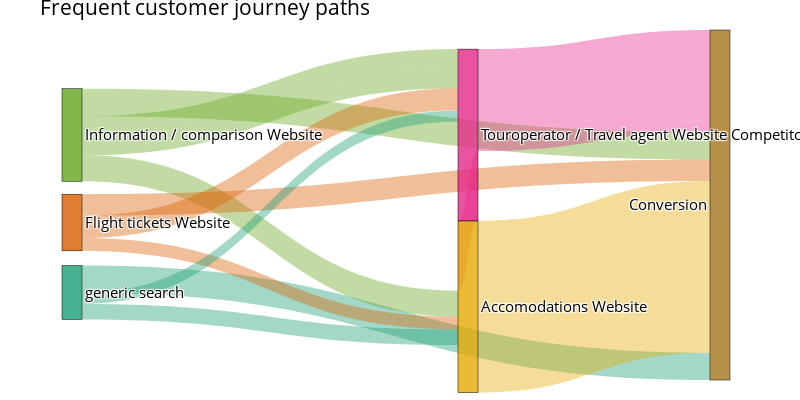

Notebook code cell kept with this figure:
### Markdown cell above
We can now create the Sankey diagram as follows using [Plotly](https://plotly.com/python/) as a data visualization library.

### Code cell
# Extract distinct touch points from data frame with itemsets
unique_touch_points = set(event for seq in itemset_df["items"] for event in seq)

# Create a node dictionary
node_dict = {event: idx for idx, event in enumerate(unique_touch_points)}

# Prepare source and target nodes
sources = []
targets = []
for seq in itemset_df["items"]:
    if len(seq) > 1:
        for i in range(len(seq) - 1):
            sources.append(node_dict[seq[i]])
            targets.append(node_dict[seq[i + 1]])

# Create Sankey diagram
fig = go.Figure(
    go.Sankey(
        arrangement="snap",
        # configure the node properties
        node=dict(
            x=[1.0, 0.9, 0.1, 0.65, 0.1, 0.1],
            y=[0.5, 0.0, 0.3, 0.3, 0.55, 0.75],
            pad=0,
            thickness=20,
            line=dict(color="black", width=0.5),
            label=[lookup_dict[i] for i in list(unique_touch_points)],
            color=palette,

        ),
        # configure the link properties
        link=dict(
            source=sources,
            target=targets,
            value=journeys_df["freq"],
            color=[palette_opacity[s] for s in sources],
            label=[f"{p:.2f}%" for p in journeys_df["proportion"]],
            hovertemplate=[lookup_dict[i] for i in list(unique_touch_points)]
        ),
    )
)

fig.update_layout(
    title_text="Frequent customer journey paths",
    autosize=False,
    width=800,
    hovermode="x",
    font=dict(size=15, color="black"),
    height=400,
    margin={"t": 30, "b": 20, "l": 0},
)

fig.show()

### Figure 1 — Plotly figure (JSON) as saved in the notebook; plotly's stock layout.template omitted (floating-point values rounded to 4 significant figures)
{"data": [{"arrangement": "snap", "link": {"color": ["rgba(230, 171, 2, 0.4)", "rgba(231, 41, 138, 0.4)", "rgba(231, 41, 138, 0.4)", "rgba(230, 171, 2, 0.4)", "rgba(102, 166, 30, 0.4)", "rgba(27, 158, 119, 0.4)", "rgba(102, 166, 30, 0.4)", "rgba(230, 171, 2, 0.4)", "rgba(217, 95, 2, 0.4)", "rgba(102, 166, 30, 0.4)", "rgba(231, 41, 138, 0.4)", "rgba(102, 166, 30, 0.4)", "rgba(231, 41, 138, 0.4)", "rgba(230, 171, 2, 0.4)", "rgba(27, 158, 119, 0.4)", "rgba(230, 171, 2, 0.4)", "rgba(217, 95, 2, 0.4)", "rgba(230, 171, 2, 0.4)", "rgba(217, 95, 2, 0.4)", "rgba(231, 41, 138, 0.4)", "rgba(27, 158, 119, 0.4)", "rgba(231, 41, 138, 0.4)", "rgba(217, 95, 2, 0.4)", "rgba(231, 41, 138, 0.4)", "rgba(230, 171, 2, 0.4)", "rgba(27, 158, 119, 0.4)", "rgba(231, 41, 138, 0.4)", "rgba(230, 171, 2, 0.4)", "rgba(27, 158, 119, 0.4)", "rgba(102, 166, 30, 0.4)", "rgba(217, 95, 2, 0.4)", "rgba(102, 166, 30, 0.4)", "rgba(27, 158, 119, 0.4)", "rgba(102, 166, 30, 0.4)", "rgba(230, 171, 2, 0.4)", "rgba(27, 158, 119, 0.4)", "rgba(102, 166, 30, 0.4)", "rgba(231, 41, 138, 0.4)", "rgba(217, 95, 2, 0.4)", "rgba(102, 166, 30, 0.4)", "rgba(230, 171, 2, 0.4)", "rgba(217, 95, 2, 0.4)", "rgba(102, 166, 30, 0.4)", "rgba(231, 41, 138, 0.4)", "rgba(117, 112, 179, 0.4)", "rgba(27, 158, 119, 0.4)", "rgba(102, 166, 30, 0.4)", "rgba(231, 41, 138, 0.4)", "rgba(230, 171, 2, 0.4)", "rgba(217, 95, 2, 0.4)", "rgba(102, 166, 30, 0.4)", "rgba(231, 41, 138, 0.4)", "rgba(230, 171, 2, 0.4)"], "hovertemplate": ["Conversion", "Accomodations Website", "Information / comparison Website", "Touroperator / Travel agent Website Competitor", "Touroperator / Travel agent Website Focus brand", "Flight tickets Website", "generic search"], "label": ["12.30%", "11.03%", "7.49%", "6.67%", "5.04%", "4.97%", "4.75%", "4.60%", "3.93%", "3.65%", "3.58%", "3.50%", "3.38%", "3.07%", "2.84%", "2.56%", "2.36%", "2.23%", "2.12%", "2.08%", "2.05%", "1.97%", "1.93%", "1.89%"], "source": [1, 3, 3, 1, 2, 6, 2, 1, 5, 2, 3, 2, 3, 1, 6, 1, 5, 1, 5, 3, 6, 3, 5, 3, 1, 6, 3, 1, 6, 2, 5, 2, 6, 2, 1, 6, 2, 3, 5, 2, 1, 5, 2, 3, 4, 6, 2, 3, 1, 5, 2, 3, 1], "target": [0, 0, 1, 0, 0, 0, 1, 0, 0, 3, 0, 3, 1, 0, 1, 0, 1, 0, 3, 0, 3, 0, 3, 1, 0, 3, 1, 0, 2, 0, 2, 0, 2, 1, 0, 2, 3, 0, 2, 1, 0, 2, 3, 0, 0, 2, 3, 1, 0, 2, 3, 1, 0], "value": [19157, 17185, 11670, 10396, 7857, 7742, 7395, 7162, 6128, 5685, 5583, 5455, 5269, 4781, 4432, 3991, 3677, 3467, 3310, 3236, 3196, 3066, 3013, 2946]}, "node": {"color": ["rgba(166, 118, 29, 0.8)", "rgba(230, 171, 2, 0.8)", "rgba(102, 166, 30, 0.8)", "rgba(231, 41, 138, 0.8)", "rgba(117, 112, 179, 0.8)", "rgba(217, 95, 2, 0.8)", "rgba(27, 158, 119, 0.8)"], "label": ["Conversion", "Accomodations Website", "Information / comparison Website", "Touroperator / Travel agent Website Competitor", "Touroperator / Travel agent Website Focus brand", "Flight tickets Website", "generic search"], "line": {"color": "black", "width": 0.5}, "pad": 0, "thickness": 20, "x": [1, 0.9, 0.1, 0.65, 0.1, 0.1], "y": [0.5, 0, 0.3, 0.3, 0.55, 0.75]}, "type": "sankey"}], "layout": {"autosize": false, "font": {"color": "black", "size": 15}, "height": 400, "hovermode": "x", "margin": {"b": 20, "l": 0, "t": 30}, "title": {"text": "Frequent customer journey paths"}, "width": 800}}
